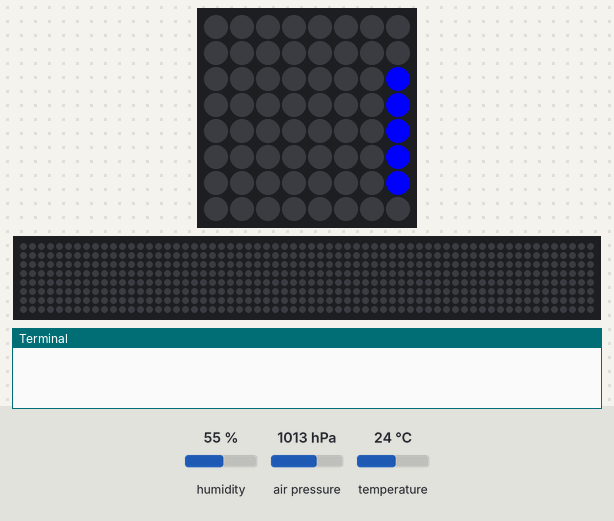
The program below on a simulated Raspberry Pi (BCM pin numbers) with a Sense HAT. On the bench: the Sense HAT's 8×8 RGB LED matrix, a strip that is not on the board, showing the scrolling text unrolled, the last lines printed to the terminal. Inputs (shaded band) come from the test bench; at power-on: humidity 55 %, air pressure 1013 hPa, temperature 24 °C. Databases and web services accept everything at once and return nothing; the 64×8 strip is a reading aid, not a part: it shows the text the matrix is scrolling, unrolled, one strip-width of it at a time.

Above: at 0.2 s.
At 6.1 s:
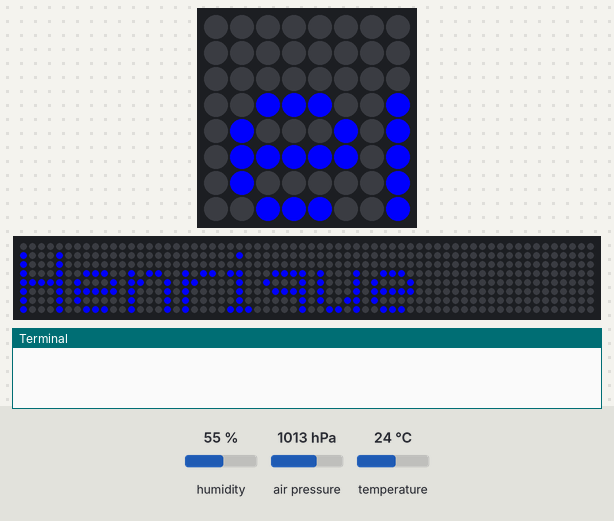
At 12.01 s:
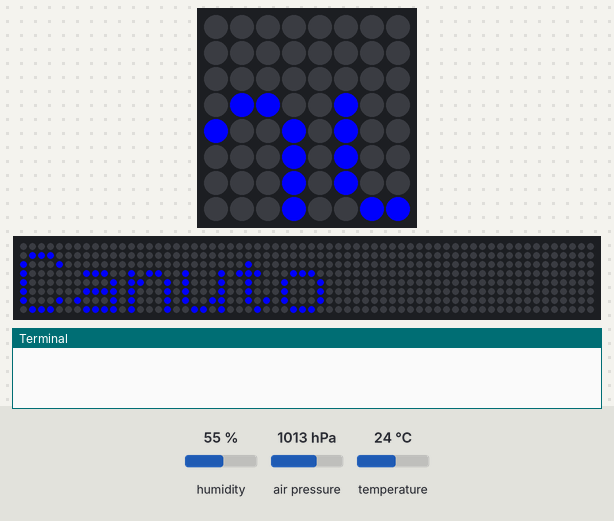
At 18.7 s:
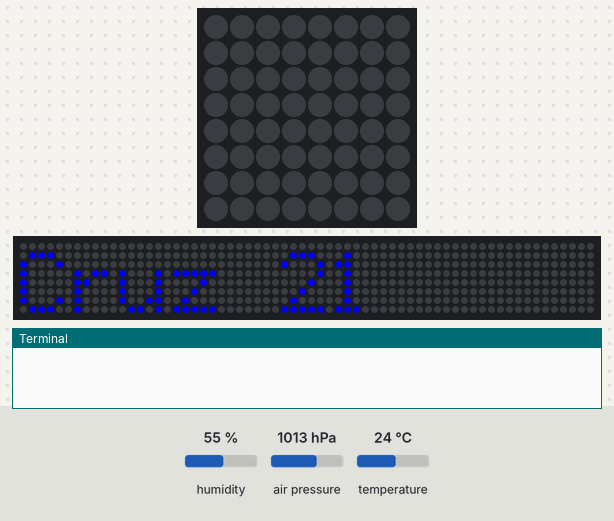
At 23.82 s:
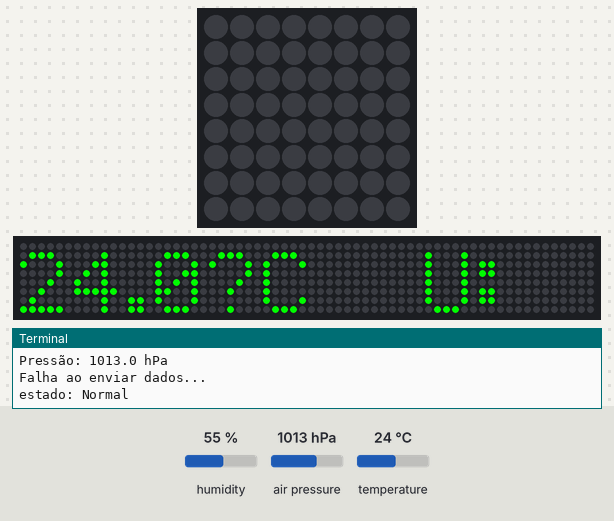
At 26.56 s:
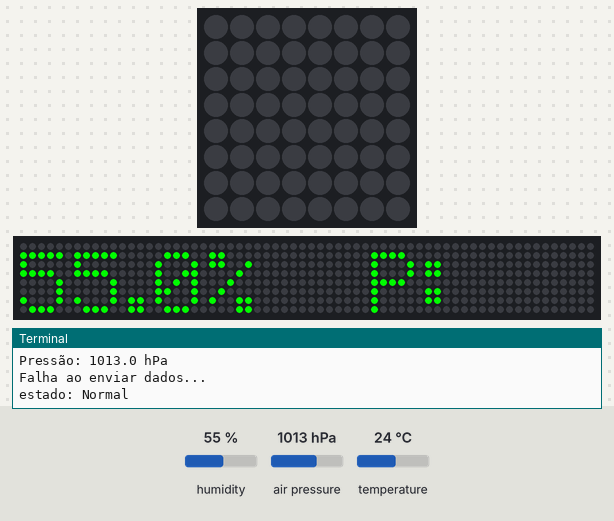

The program:

GustavoHenriqueCanutoCruz_MicroEstacaoClimatica.py
```python
# publico:https://thingspeak.mathworks.com/channels/2731763?classId=cb30488b-8e7d-4d0a-bf62-a103b8121c2a&assignmentId=f005e6eb-1c1c-4e4b-9589-e75fd737c04d&submissionId=28111938-8399-0439-44b2-21f336ab1713

from sense_emu import SenseHat
import time
import thingspeak

ID_IOT = "2"
CHAVE_IOT = "9"
CANAL_IOT = thingspeak.Channel(ID_IOT, CHAVE_IOT)

NOME_PROJETO = "Gustavo Henrique Canuto Cruz 21"

COR_PERIGO_VERMELHO = (255, 0, 0)
COR_ATENCAO_AMARELO = (255, 255, 0)
COR_NORMAL_VERDE = (0, 255, 0)
COR_BRANCO = (255, 255, 255)
COR_PROJETO_AZUL = (0, 0, 255)

# Configurações de exibição e tempo
VELOCIDADE_TEXTO = 0.05
TEMPO_ESPERA = 6

sense = SenseHat()
sense.clear()

# Função para definir a cor do alerta e a mensagem de status
def definir_alerta(temp, umidade, pressao):

    # Condição de Perigo (Temperaturas acima de 32°C ou abaixo de -5°C)
    if temp > 32 or temp < -5 or \
       umidade > 80 or umidade < 20 or \
       pressao < 1000 or pressao > 1015:
        return COR_PERIGO_VERMELHO, "Perigo"

    # Condição de Atenção (Temperaturas entre -5°C e 10°C, ou entre 26°C e 32°C)
    elif (temp >= -5 and temp < 10) or (temp > 26 and temp <= 32) or \
         (umidade > 60 and umidade <= 80) or \
         (umidade > 20 and umidade <= 30) or \
         (pressao >= 1000 and pressao <= 1010):
        return COR_ATENCAO_AMARELO, "Atencao"

    # Condição Normal (Temperaturas entre 10°C e 26°C)
    else:
        return COR_NORMAL_VERDE, "Normal"

# Função para exibir o nome do projeto na tela
def exibir_nome_projeto():
    sense.show_message(NOME_PROJETO, text_colour=COR_PROJETO_AZUL)

exibir_nome_projeto()

while True:
    temp = sense.get_temperature()     # Temperatura em °C
    umidade = sense.get_humidity()     # Umidade relativa (%)
    pressao = sense.get_pressure()     # Pressão atmosférica (hPa)

    print(f"Temperatura: {temp}°C")
    print(f"Umidade: {umidade}%")
    print(f"Pressão: {pressao} hPa")

    dados_envio = {'field1': temp, 'field2': umidade, 'field3': pressao}

    if CANAL_IOT.update(dados_envio):
        print("Dados enviados para a nuvem!")
    else:
        print("Falha ao enviar dados...")

    cor_alerta, estado = definir_alerta(temp, umidade, pressao)

    print(f"estado: {estado}")

    sense.clear(COR_BRANCO)
    sense.show_message(f"{estado}: T: {temp:.1f}°C  U: {umidade:.1f}%  P: {pressao:.1f} hPa",
                       text_colour=cor_alerta,
                       scroll_speed=VELOCIDADE_TEXTO)

    print("---------------------")
    time.sleep(TEMPO_ESPERA)
```
